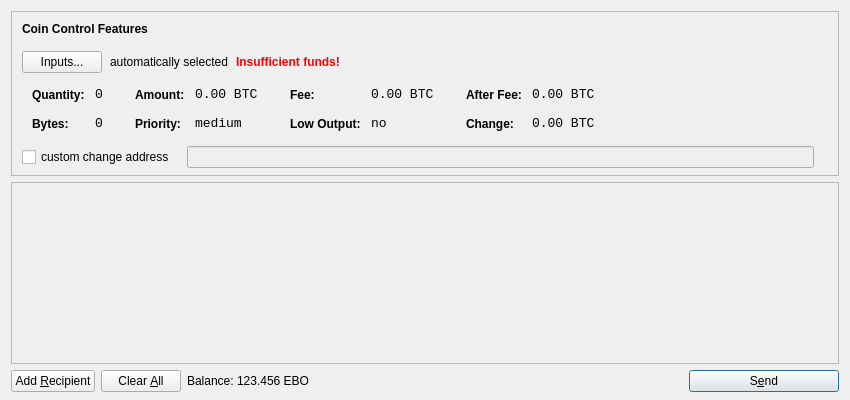
<?xml version="1.0" encoding="UTF-8"?>
<ui version="4.0">
 <class>SendCoinsDialog</class>
 <widget class="QDialog" name="SendCoinsDialog">
  <property name="geometry">
   <rect>
    <x>0</x>
    <y>0</y>
    <width>850</width>
    <height>400</height>
   </rect>
  </property>
  <property name="windowTitle">
   <string>Send Coins</string>
  </property>
  <layout class="QVBoxLayout" name="verticalLayout" stretch="0,1,0">
   <property name="bottomMargin">
    <number>8</number>
   </property>
   <item>
    <widget class="QFrame" name="frameCoinControl">
     <property name="sizePolicy">
      <sizepolicy hsizetype="Expanding" vsizetype="Expanding">
       <horstretch>0</horstretch>
       <verstretch>0</verstretch>
      </sizepolicy>
     </property>
     <property name="maximumSize">
      <size>
       <width>16777215</width>
       <height>16777215</height>
      </size>
     </property>
     <property name="frameShape">
      <enum>QFrame::StyledPanel</enum>
     </property>
     <property name="frameShadow">
      <enum>QFrame::Sunken</enum>
     </property>
     <layout class="QVBoxLayout" name="verticalLayoutCoinControl2">
      <property name="spacing">
       <number>-1</number>
      </property>
      <property name="leftMargin">
       <number>0</number>
      </property>
      <property name="topMargin">
       <number>0</number>
      </property>
      <property name="rightMargin">
       <number>0</number>
      </property>
      <property name="bottomMargin">
       <number>6</number>
      </property>
      <item>
       <layout class="QVBoxLayout" name="verticalLayoutCoinControl" stretch="0,0,0,0,1">
        <property name="spacing">
         <number>0</number>
        </property>
        <property name="leftMargin">
         <number>10</number>
        </property>
        <property name="topMargin">
         <number>10</number>
        </property>
        <item>
         <layout class="QHBoxLayout" name="horizontalLayoutCoinControl1">
          <property name="bottomMargin">
           <number>15</number>
          </property>
          <item>
           <widget class="QLabel" name="labelCoinControlFeatures">
            <property name="sizePolicy">
             <sizepolicy hsizetype="Preferred" vsizetype="Maximum">
              <horstretch>0</horstretch>
              <verstretch>0</verstretch>
             </sizepolicy>
            </property>
            <property name="font">
             <font>
              <weight>75</weight>
              <bold>true</bold>
             </font>
            </property>
            <property name="styleSheet">
             <string notr="true">font-weight:bold;</string>
            </property>
            <property name="text">
             <string>Coin Control Features</string>
            </property>
           </widget>
          </item>
         </layout>
        </item>
        <item>
         <layout class="QHBoxLayout" name="horizontalLayoutCoinControl2" stretch="0,0,0,0">
          <property name="spacing">
           <number>8</number>
          </property>
          <property name="bottomMargin">
           <number>10</number>
          </property>
          <item>
           <widget class="QPushButton" name="pushButtonCoinControl">
            <property name="styleSheet">
             <string notr="true"/>
            </property>
            <property name="text">
             <string>Inputs...</string>
            </property>
           </widget>
          </item>
          <item>
           <widget class="QLabel" name="labelCoinControlAutomaticallySelected">
            <property name="text">
             <string>automatically selected</string>
            </property>
            <property name="margin">
             <number>5</number>
            </property>
           </widget>
          </item>
          <item>
           <widget class="QLabel" name="labelCoinControlInsuffFunds">
            <property name="font">
             <font>
              <weight>75</weight>
              <bold>true</bold>
             </font>
            </property>
            <property name="styleSheet">
             <string notr="true">color:red;font-weight:bold;</string>
            </property>
            <property name="text">
             <string>Insufficient funds!</string>
            </property>
            <property name="margin">
             <number>5</number>
            </property>
           </widget>
          </item>
          <item>
           <spacer name="horizontalSpacerCoinControl">
            <property name="orientation">
             <enum>Qt::Horizontal</enum>
            </property>
            <property name="sizeHint" stdset="0">
             <size>
              <width>40</width>
              <height>1</height>
             </size>
            </property>
           </spacer>
          </item>
         </layout>
        </item>
        <item>
         <widget class="QWidget" name="widgetCoinControl" native="true">
          <property name="sizePolicy">
           <sizepolicy hsizetype="Preferred" vsizetype="Preferred">
            <horstretch>0</horstretch>
            <verstretch>0</verstretch>
           </sizepolicy>
          </property>
          <property name="minimumSize">
           <size>
            <width>0</width>
            <height>0</height>
           </size>
          </property>
          <property name="styleSheet">
           <string notr="true"/>
          </property>
          <layout class="QHBoxLayout" name="horizontalLayoutCoinControl5">
           <property name="margin">
            <number>0</number>
           </property>
           <item>
            <layout class="QHBoxLayout" name="horizontalLayoutCoinControl3" stretch="0,0,0,1">
             <property name="spacing">
              <number>20</number>
             </property>
             <property name="topMargin">
              <number>0</number>
             </property>
             <property name="bottomMargin">
              <number>10</number>
             </property>
             <item>
              <layout class="QFormLayout" name="formLayoutCoinControl1">
               <property name="horizontalSpacing">
                <number>10</number>
               </property>
               <property name="verticalSpacing">
                <number>14</number>
               </property>
               <property name="leftMargin">
                <number>10</number>
               </property>
               <property name="topMargin">
                <number>4</number>
               </property>
               <property name="rightMargin">
                <number>6</number>
               </property>
               <item row="0" column="0">
                <widget class="QLabel" name="labelCoinControlQuantityText">
                 <property name="styleSheet">
                  <string notr="true">font-weight:bold;</string>
                 </property>
                 <property name="text">
                  <string>Quantity:</string>
                 </property>
                 <property name="margin">
                  <number>0</number>
                 </property>
                </widget>
               </item>
               <item row="0" column="1">
                <widget class="QLabel" name="labelCoinControlQuantity">
                 <property name="font">
                  <font>
                   <family>Monospace</family>
                   <pointsize>10</pointsize>
                  </font>
                 </property>
                 <property name="cursor">
                  <cursorShape>IBeamCursor</cursorShape>
                 </property>
                 <property name="contextMenuPolicy">
                  <enum>Qt::ActionsContextMenu</enum>
                 </property>
                 <property name="text">
                  <string notr="true">0</string>
                 </property>
                 <property name="margin">
                  <number>0</number>
                 </property>
                 <property name="textInteractionFlags">
                  <set>Qt::LinksAccessibleByMouse|Qt::TextSelectableByKeyboard|Qt::TextSelectableByMouse</set>
                 </property>
                </widget>
               </item>
               <item row="1" column="0">
                <widget class="QLabel" name="labelCoinControlBytesText">
                 <property name="styleSheet">
                  <string notr="true">font-weight:bold;</string>
                 </property>
                 <property name="text">
                  <string>Bytes:</string>
                 </property>
                </widget>
               </item>
               <item row="1" column="1">
                <widget class="QLabel" name="labelCoinControlBytes">
                 <property name="font">
                  <font>
                   <family>Monospace</family>
                   <pointsize>10</pointsize>
                  </font>
                 </property>
                 <property name="cursor">
                  <cursorShape>IBeamCursor</cursorShape>
                 </property>
                 <property name="contextMenuPolicy">
                  <enum>Qt::ActionsContextMenu</enum>
                 </property>
                 <property name="text">
                  <string notr="true">0</string>
                 </property>
                 <property name="textInteractionFlags">
                  <set>Qt::LinksAccessibleByMouse|Qt::TextSelectableByKeyboard|Qt::TextSelectableByMouse</set>
                 </property>
                </widget>
               </item>
              </layout>
             </item>
             <item>
              <layout class="QFormLayout" name="formLayoutCoinControl2">
               <property name="horizontalSpacing">
                <number>10</number>
               </property>
               <property name="verticalSpacing">
                <number>14</number>
               </property>
               <property name="leftMargin">
                <number>6</number>
               </property>
               <property name="topMargin">
                <number>4</number>
               </property>
               <property name="rightMargin">
                <number>6</number>
               </property>
               <item row="0" column="0">
                <widget class="QLabel" name="labelCoinControlAmountText">
                 <property name="styleSheet">
                  <string notr="true">font-weight:bold;</string>
                 </property>
                 <property name="text">
                  <string>Amount:</string>
                 </property>
                 <property name="margin">
                  <number>0</number>
                 </property>
                </widget>
               </item>
               <item row="0" column="1">
                <widget class="QLabel" name="labelCoinControlAmount">
                 <property name="font">
                  <font>
                   <family>Monospace</family>
                   <pointsize>10</pointsize>
                  </font>
                 </property>
                 <property name="cursor">
                  <cursorShape>IBeamCursor</cursorShape>
                 </property>
                 <property name="contextMenuPolicy">
                  <enum>Qt::ActionsContextMenu</enum>
                 </property>
                 <property name="text">
                  <string notr="true">0.00 BTC</string>
                 </property>
                 <property name="textInteractionFlags">
                  <set>Qt::LinksAccessibleByMouse|Qt::TextSelectableByKeyboard|Qt::TextSelectableByMouse</set>
                 </property>
                </widget>
               </item>
               <item row="1" column="0">
                <widget class="QLabel" name="labelCoinControlPriorityText">
                 <property name="styleSheet">
                  <string notr="true">font-weight:bold;</string>
                 </property>
                 <property name="text">
                  <string>Priority:</string>
                 </property>
                </widget>
               </item>
               <item row="1" column="1">
                <widget class="QLabel" name="labelCoinControlPriority">
                 <property name="font">
                  <font>
                   <family>Monospace</family>
                   <pointsize>10</pointsize>
                  </font>
                 </property>
                 <property name="cursor">
                  <cursorShape>IBeamCursor</cursorShape>
                 </property>
                 <property name="contextMenuPolicy">
                  <enum>Qt::ActionsContextMenu</enum>
                 </property>
                 <property name="text">
                  <string>medium</string>
                 </property>
                 <property name="textInteractionFlags">
                  <set>Qt::LinksAccessibleByMouse|Qt::TextSelectableByKeyboard|Qt::TextSelectableByMouse</set>
                 </property>
                </widget>
               </item>
              </layout>
             </item>
             <item>
              <layout class="QFormLayout" name="formLayoutCoinControl3">
               <property name="horizontalSpacing">
                <number>10</number>
               </property>
               <property name="verticalSpacing">
                <number>14</number>
               </property>
               <property name="leftMargin">
                <number>6</number>
               </property>
               <property name="topMargin">
                <number>4</number>
               </property>
               <property name="rightMargin">
                <number>6</number>
               </property>
               <item row="0" column="0">
                <widget class="QLabel" name="labelCoinControlFeeText">
                 <property name="styleSheet">
                  <string notr="true">font-weight:bold;</string>
                 </property>
                 <property name="text">
                  <string>Fee:</string>
                 </property>
                 <property name="margin">
                  <number>0</number>
                 </property>
                </widget>
               </item>
               <item row="0" column="1">
                <widget class="QLabel" name="labelCoinControlFee">
                 <property name="font">
                  <font>
                   <family>Monospace</family>
                   <pointsize>10</pointsize>
                  </font>
                 </property>
                 <property name="cursor">
                  <cursorShape>IBeamCursor</cursorShape>
                 </property>
                 <property name="contextMenuPolicy">
                  <enum>Qt::ActionsContextMenu</enum>
                 </property>
                 <property name="text">
                  <string notr="true">0.00 BTC</string>
                 </property>
                 <property name="textInteractionFlags">
                  <set>Qt::LinksAccessibleByMouse|Qt::TextSelectableByKeyboard|Qt::TextSelectableByMouse</set>
                 </property>
                </widget>
               </item>
               <item row="1" column="0">
                <widget class="QLabel" name="labelCoinControlLowOutputText">
                 <property name="styleSheet">
                  <string notr="true">font-weight:bold;</string>
                 </property>
                 <property name="text">
                  <string>Low Output:</string>
                 </property>
                </widget>
               </item>
               <item row="1" column="1">
                <widget class="QLabel" name="labelCoinControlLowOutput">
                 <property name="font">
                  <font>
                   <family>Monospace</family>
                   <pointsize>10</pointsize>
                  </font>
                 </property>
                 <property name="cursor">
                  <cursorShape>IBeamCursor</cursorShape>
                 </property>
                 <property name="contextMenuPolicy">
                  <enum>Qt::ActionsContextMenu</enum>
                 </property>
                 <property name="text">
                  <string>no</string>
                 </property>
                 <property name="textInteractionFlags">
                  <set>Qt::LinksAccessibleByMouse|Qt::TextSelectableByKeyboard|Qt::TextSelectableByMouse</set>
                 </property>
                </widget>
               </item>
              </layout>
             </item>
             <item>
              <layout class="QFormLayout" name="formLayoutCoinControl4">
               <property name="horizontalSpacing">
                <number>10</number>
               </property>
               <property name="verticalSpacing">
                <number>14</number>
               </property>
               <property name="leftMargin">
                <number>6</number>
               </property>
               <property name="topMargin">
                <number>4</number>
               </property>
               <property name="rightMargin">
                <number>6</number>
               </property>
               <item row="0" column="0">
                <widget class="QLabel" name="labelCoinControlAfterFeeText">
                 <property name="styleSheet">
                  <string notr="true">font-weight:bold;</string>
                 </property>
                 <property name="text">
                  <string>After Fee:</string>
                 </property>
                 <property name="margin">
                  <number>0</number>
                 </property>
                </widget>
               </item>
               <item row="0" column="1">
                <widget class="QLabel" name="labelCoinControlAfterFee">
                 <property name="font">
                  <font>
                   <family>Monospace</family>
                   <pointsize>10</pointsize>
                  </font>
                 </property>
                 <property name="cursor">
                  <cursorShape>IBeamCursor</cursorShape>
                 </property>
                 <property name="contextMenuPolicy">
                  <enum>Qt::ActionsContextMenu</enum>
                 </property>
                 <property name="text">
                  <string notr="true">0.00 BTC</string>
                 </property>
                 <property name="textInteractionFlags">
                  <set>Qt::LinksAccessibleByMouse|Qt::TextSelectableByKeyboard|Qt::TextSelectableByMouse</set>
                 </property>
                </widget>
               </item>
               <item row="1" column="0">
                <widget class="QLabel" name="labelCoinControlChangeText">
                 <property name="styleSheet">
                  <string notr="true">font-weight:bold;</string>
                 </property>
                 <property name="text">
                  <string>Change:</string>
                 </property>
                </widget>
               </item>
               <item row="1" column="1">
                <widget class="QLabel" name="labelCoinControlChange">
                 <property name="font">
                  <font>
                   <family>Monospace</family>
                   <pointsize>10</pointsize>
                  </font>
                 </property>
                 <property name="cursor">
                  <cursorShape>IBeamCursor</cursorShape>
                 </property>
                 <property name="contextMenuPolicy">
                  <enum>Qt::ActionsContextMenu</enum>
                 </property>
                 <property name="text">
                  <string notr="true">0.00 BTC</string>
                 </property>
                 <property name="textInteractionFlags">
                  <set>Qt::LinksAccessibleByMouse|Qt::TextSelectableByKeyboard|Qt::TextSelectableByMouse</set>
                 </property>
                </widget>
               </item>
              </layout>
             </item>
            </layout>
           </item>
          </layout>
         </widget>
        </item>
        <item>
         <layout class="QHBoxLayout" name="horizontalLayoutCoinControl4" stretch="0,0,0">
          <property name="spacing">
           <number>12</number>
          </property>
          <property name="sizeConstraint">
           <enum>QLayout::SetDefaultConstraint</enum>
          </property>
          <property name="topMargin">
           <number>5</number>
          </property>
          <property name="rightMargin">
           <number>5</number>
          </property>
          <item>
           <widget class="QCheckBox" name="checkBoxCoinControlChange">
            <property name="text">
             <string>custom change address</string>
            </property>
           </widget>
          </item>
          <item>
           <widget class="QLineEdit" name="lineEditCoinControlChange">
            <property name="enabled">
             <bool>false</bool>
            </property>
            <property name="sizePolicy">
             <sizepolicy hsizetype="Expanding" vsizetype="Fixed">
              <horstretch>0</horstretch>
              <verstretch>0</verstretch>
             </sizepolicy>
            </property>
           </widget>
          </item>
          <item>
           <widget class="QLabel" name="labelCoinControlChangeLabel">
            <property name="sizePolicy">
             <sizepolicy hsizetype="Preferred" vsizetype="Expanding">
              <horstretch>0</horstretch>
              <verstretch>0</verstretch>
             </sizepolicy>
            </property>
            <property name="minimumSize">
             <size>
              <width>0</width>
              <height>0</height>
             </size>
            </property>
            <property name="text">
             <string/>
            </property>
            <property name="margin">
             <number>3</number>
            </property>
           </widget>
          </item>
         </layout>
        </item>
        <item>
         <spacer name="verticalSpacerCoinControl">
          <property name="orientation">
           <enum>Qt::Vertical</enum>
          </property>
          <property name="sizeHint" stdset="0">
           <size>
            <width>800</width>
            <height>1</height>
           </size>
          </property>
         </spacer>
        </item>
       </layout>
      </item>
     </layout>
    </widget>
   </item>
   <item>
    <widget class="QScrollArea" name="scrollArea">
     <property name="widgetResizable">
      <bool>true</bool>
     </property>
     <widget class="QWidget" name="scrollAreaWidgetContents">
      <property name="geometry">
       <rect>
        <x>0</x>
        <y>0</y>
        <width>830</width>
        <height>165</height>
       </rect>
      </property>
      <layout class="QVBoxLayout" name="verticalLayout_2">
       <property name="margin">
        <number>0</number>
       </property>
       <item>
        <layout class="QVBoxLayout" name="entries">
         <property name="spacing">
          <number>6</number>
         </property>
        </layout>
       </item>
       <item>
        <spacer name="verticalSpacer">
         <property name="orientation">
          <enum>Qt::Vertical</enum>
         </property>
         <property name="sizeHint" stdset="0">
          <size>
           <width>20</width>
           <height>40</height>
          </size>
         </property>
        </spacer>
       </item>
      </layout>
     </widget>
    </widget>
   </item>
   <item>
    <layout class="QHBoxLayout" name="horizontalLayout">
     <item>
      <widget class="QPushButton" name="addButton">
       <property name="toolTip">
        <string>Send to multiple recipients at once</string>
       </property>
       <property name="text">
        <string>Add &amp;Recipient</string>
       </property>
       <property name="icon">
        <iconset resource="../bitcoin.qrc">
         <normaloff>:/icons/add</normaloff>:/icons/add</iconset>
       </property>
       <property name="autoDefault">
        <bool>false</bool>
       </property>
      </widget>
     </item>
     <item>
      <widget class="QPushButton" name="clearButton">
       <property name="sizePolicy">
        <sizepolicy hsizetype="Minimum" vsizetype="Fixed">
         <horstretch>0</horstretch>
         <verstretch>0</verstretch>
        </sizepolicy>
       </property>
       <property name="toolTip">
        <string>Remove all transaction fields</string>
       </property>
       <property name="text">
        <string>Clear &amp;All</string>
       </property>
       <property name="icon">
        <iconset resource="../bitcoin.qrc">
         <normaloff>:/icons/remove</normaloff>:/icons/remove</iconset>
       </property>
       <property name="autoRepeatDelay">
        <number>300</number>
       </property>
       <property name="autoDefault">
        <bool>false</bool>
       </property>
      </widget>
     </item>
     <item>
      <layout class="QHBoxLayout" name="horizontalLayout_2">
       <property name="spacing">
        <number>3</number>
       </property>
       <item>
        <widget class="QLabel" name="label">
         <property name="text">
          <string>Balance:</string>
         </property>
        </widget>
       </item>
       <item>
        <widget class="QLabel" name="labelBalance">
         <property name="cursor">
          <cursorShape>IBeamCursor</cursorShape>
         </property>
         <property name="text">
          <string>123.456 EBO</string>
         </property>
         <property name="textInteractionFlags">
          <set>Qt::LinksAccessibleByMouse|Qt::TextSelectableByKeyboard|Qt::TextSelectableByMouse</set>
         </property>
        </widget>
       </item>
      </layout>
     </item>
     <item>
      <spacer name="horizontalSpacer">
       <property name="orientation">
        <enum>Qt::Horizontal</enum>
       </property>
       <property name="sizeHint" stdset="0">
        <size>
         <width>40</width>
         <height>20</height>
        </size>
       </property>
      </spacer>
     </item>
     <item>
      <widget class="QPushButton" name="sendButton">
       <property name="minimumSize">
        <size>
         <width>150</width>
         <height>0</height>
        </size>
       </property>
       <property name="toolTip">
        <string>Confirm the send action</string>
       </property>
       <property name="text">
        <string>S&amp;end</string>
       </property>
       <property name="icon">
        <iconset resource="../bitcoin.qrc">
         <normaloff>:/icons/send</normaloff>:/icons/send</iconset>
       </property>
       <property name="default">
        <bool>true</bool>
       </property>
      </widget>
     </item>
    </layout>
   </item>
  </layout>
 </widget>
 <resources>
  <include location="../bitcoin.qrc"/>
 </resources>
 <connections/>
</ui>
